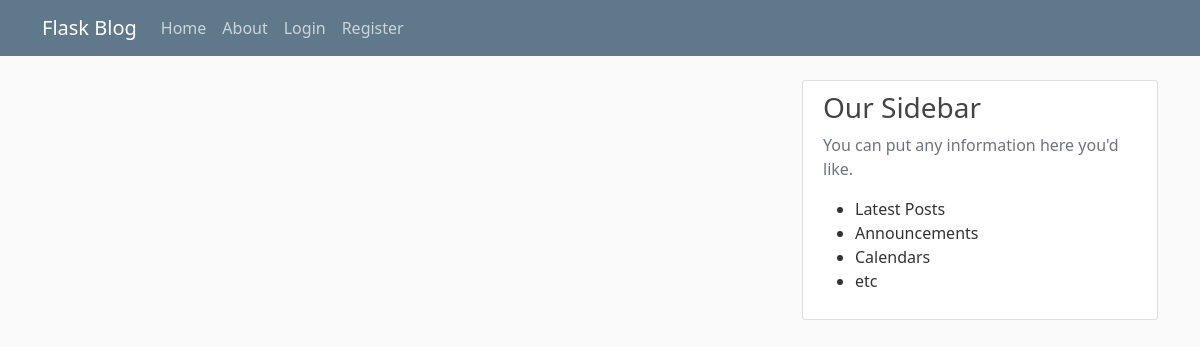
The app's page /home, older data.
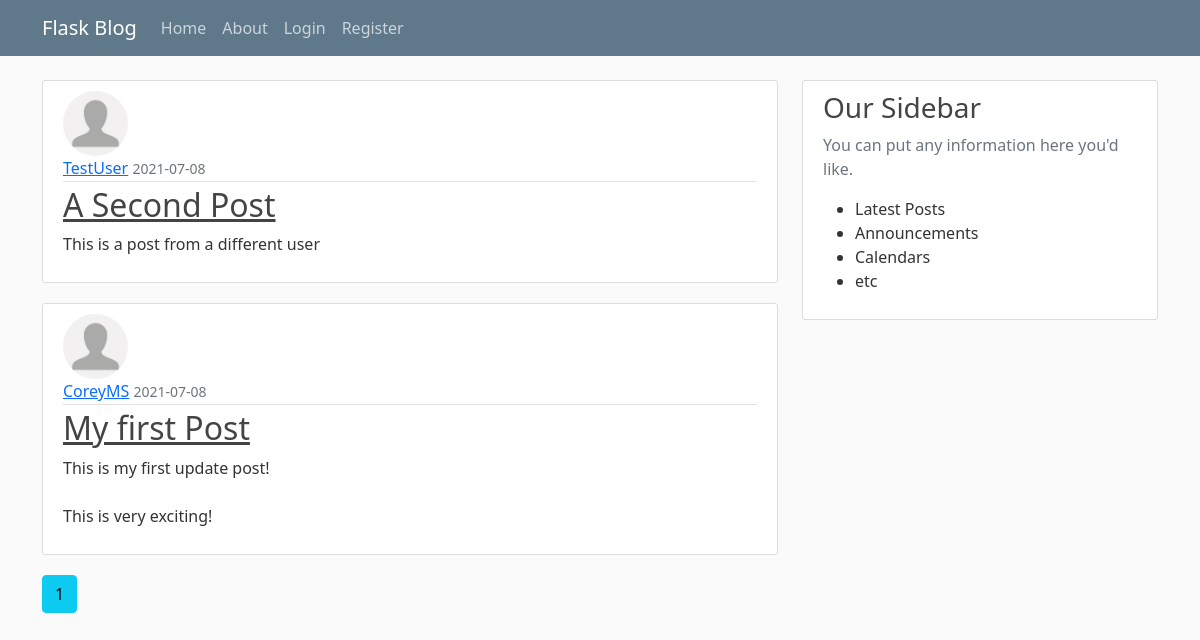
The same page, newer data.
### flaskblog/models.py (models this page shows, shortened)
class Post(db.Model):
    id = db.Column(db.Integer, primary_key=True)
    title = db.Column(db.String(100), nullable=False)
    date_posted = db.Column(db.DateTime, nullable=False, default=datetime.utcnow)
    content = db.Column(db.Text, nullable=False)
    user_id = db.Column(db.Integer, db.ForeignKey('user.id'), nullable=False)

class User(db.Model, UserMixin):
    id = db.Column(db.Integer, primary_key=True)
    username = db.Column(db.String(20), unique=True, nullable=False)
    email = db.Column(db.String(120), unique=True, nullable=False)
    image_file = db.Column(db.String(20), nullable=False, default='default.jpg')
    password = db.Column(db.String(60), nullable=False)
    posts = db.relationship('Post', backref='author', lazy=True)

### flaskblog/routes.py (the view)
@app.route("/")
@app.route("/home")
def home():
    page = request.args.get('page', 1, type=int)
    posts = Post.query.order_by(Post.date_posted.desc()).paginate(page=page, per_page=5)
    return render_template('home.html', posts=posts)

### flaskblog/templates/home.html
{% extends "layout.html" %}
{% block content %}
    {% for post in posts.items %}
    <article class="media content-section">
        <img class="rounded-circle article-img" src="{{ url_for('static', filename='profile_pics/' + post.author.image_file) }}">
        <div class="media-body">
            <div class="article-metadata">
                <a class="mr-2" href="{{ url_for('user_posts', username=post.author.username) }}">{{ post.author.username }}</a>
                <small class="text-muted">{{ post.date_posted.strftime('%Y-%m-%d') }}</small>
            </div>
            <h2><a class="article-title" href="{{ url_for('post', post_id=post.id) }}">{{ post.title }}</a></h2>
            <p class="article-content">{{ post.content }}</p>
        </div>
    </article>
    {% endfor %}
    {% for page_num in posts.iter_pages(left_edge=1, right_edge=1, left_current=1, right_current=2) %}
    {% if page_num %}
        {% if posts.page == page_num %}
            <a class="btn btn-info mb-4" href="{{ url_for('home', page=page_num) }}">{{ page_num }}</a>
        {% else %}
            <a class="btn btn-outline-info mb-4" href="{{ url_for('home', page=page_num) }}">{{ page_num }}</a>
        {% endif %}
    {% else %}
        ...
    {% endif %}
    {% endfor %}
{% endblock content %}

Row changes from the older to the newer data that the page shows:
added Post: image_file (placeholder picture), author.username "TestUser", date_posted "2021-07-08", title "A Second Post", content "This is a post from a different user"
added Post: image_file (placeholder picture), author.username "CoreyMS", date_posted "2021-07-08", title "My first Post", content "This is my first update post! This is very exciting!"
Text that changed along with them:
new list line: "1"
